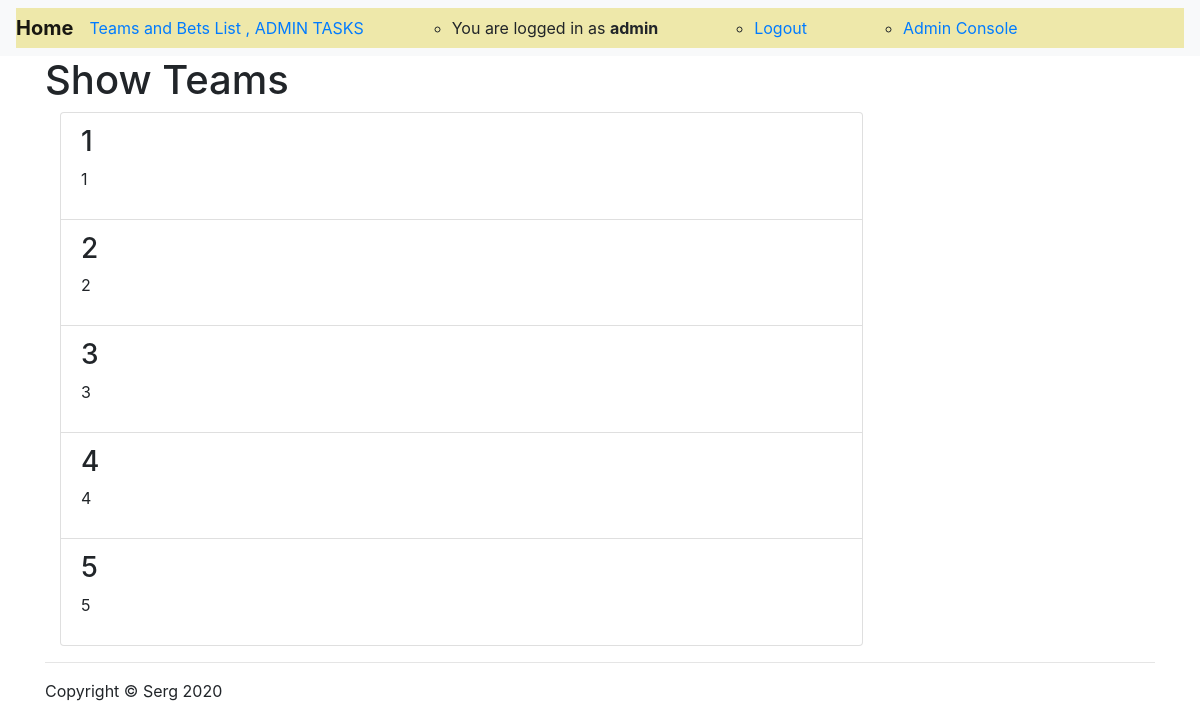
The page /showteams/ (signed in) on the database as committed earlier.
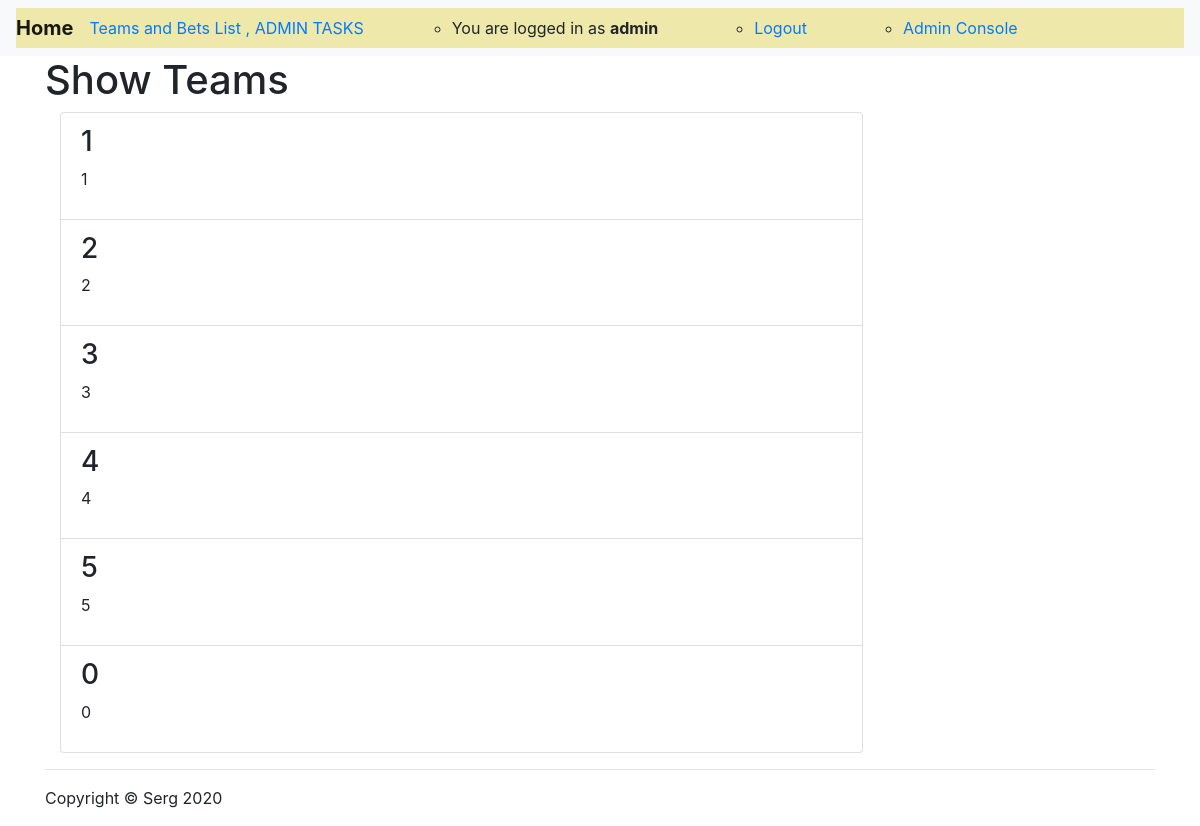
The same page on the database as committed later.
### sergtoto/models.py (models this page shows, shortened)
class Team(models.Model):
    name = models.CharField(verbose_name='team_name', max_length=30, unique=True, )
    description = models.TextField()
    added_by = models.ForeignKey(MyUser, on_delete=models.CASCADE)
    slug = models.SlugField(blank=True)
    selected_for_contest = models.BooleanField(default=False, blank=True)

### sergtoto/views.py (the view)
# urls.py: path('showteams/', teams_view, name='show_teams'),
def teams_view(request):
    teams = Team.objects.all()
    context = {
        'teams': teams,
    }
    return render(request, 'show_teams.html', context)

### sergtoto/templates/show_teams.html (shortened to what this page needs)
{% extends 'base.html' %}
{% load static %}
{% block content %}
    <h1>Show Teams</h1>
    <div class="col-lg-9">
        {% for team in  teams %}
            <div class="list-group-item">
                <h3>{{ team.name }}</h3>
                <p>{{ team.description }}</p>
            </div>
        {% endfor %}
    </div>
{% endblock content %}

Rows that differ between the two databases and show on the page:
added Team: name "0", description "0"
